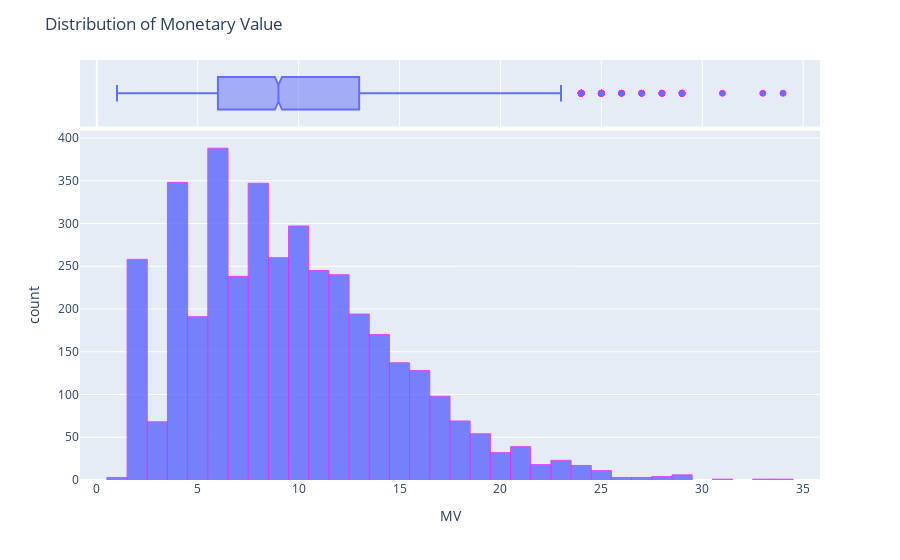

The code cell stored with this chart in its notebook:
### Code cell
fig = px.histogram(df_MV, x='MV', opacity = 0.85, marginal ='box')
fig.update_layout(title = 'Distribution of Monetary Value')
fig.update_traces(marker=dict(line= dict(color ='#E02BFD', width =1)))
fig.show()

### Figure 1 — Plotly figure (JSON) as saved in the notebook; plotly's stock layout.template omitted (floating-point values rounded to 4 significant figures; data arrays with more than 128 entries replaced by an {"elided": "..."} marker saying what was removed)
{"data": [{"alignmentgroup": "True", "bingroup": "x", "hovertemplate": "MV=%{x}<br>count=%{y}<extra></extra>", "legendgroup": "", "marker": {"color": "#636efa", "line": {"color": "#E02BFD", "width": 1}, "opacity": 0.85, "pattern": {"shape": ""}}, "name": "", "offsetgroup": "", "orientation": "v", "showlegend": false, "type": "histogram", "x": {"elided": "3892 int values"}, "xaxis": "x", "yaxis": "y"}, {"alignmentgroup": "True", "hovertemplate": "MV=%{x}<extra></extra>", "legendgroup": "", "marker": {"color": "#636efa", "line": {"color": "#E02BFD", "width": 1}}, "name": "", "notched": true, "offsetgroup": "", "showlegend": false, "type": "box", "x": {"elided": "3892 int values"}, "xaxis": "x2", "yaxis": "y2"}], "layout": {"barmode": "relative", "legend": {"tracegroupgap": 0}, "margin": {"t": 60}, "title": {"text": "Distribution of Monetary Value"}, "xaxis": {"anchor": "y", "domain": [0, 1], "title": {"text": "MV"}}, "xaxis2": {"anchor": "y2", "domain": [0, 1], "matches": "x", "showgrid": true, "showticklabels": false}, "yaxis": {"anchor": "x", "domain": [0, 0.8316], "title": {"text": "count"}}, "yaxis2": {"anchor": "x2", "domain": [0.8416, 1], "matches": "y2", "showgrid": false, "showline": false, "showticklabels": false, "ticks": ""}}}
